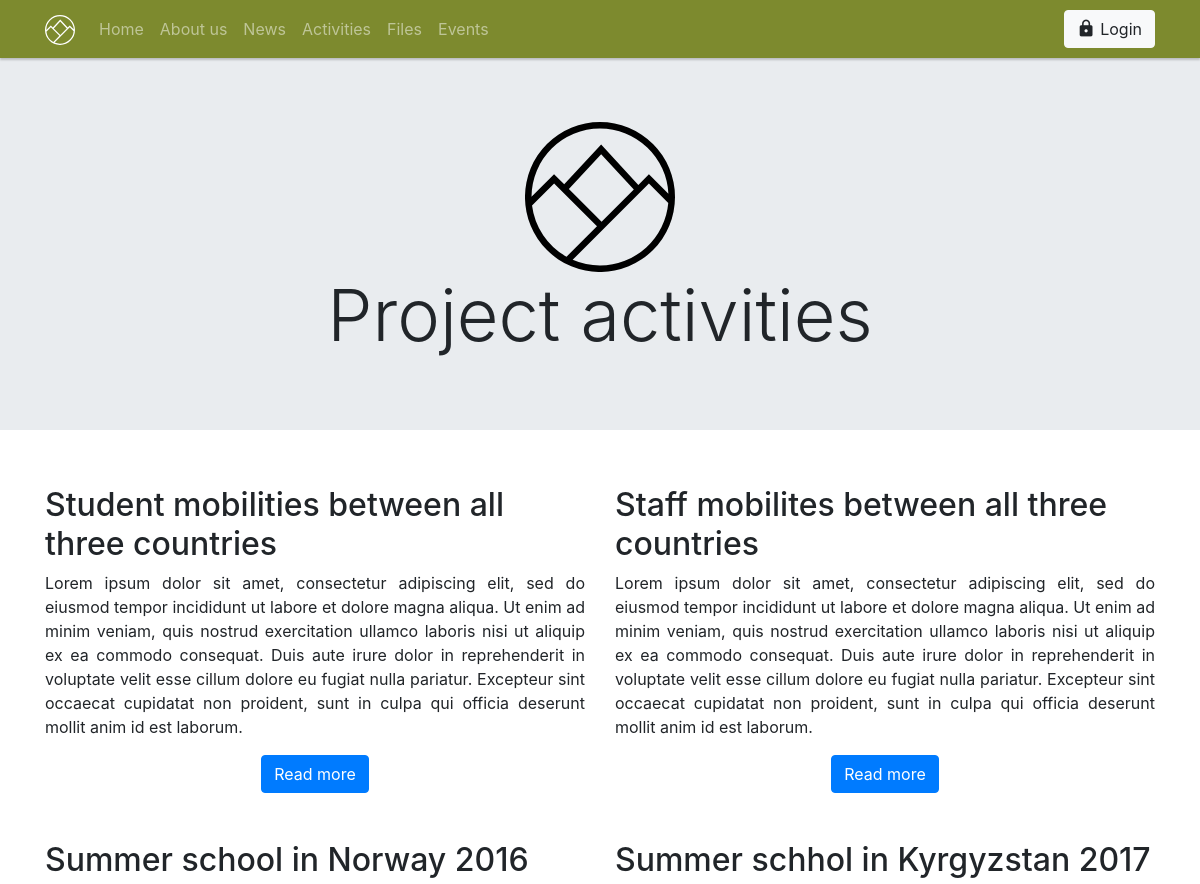
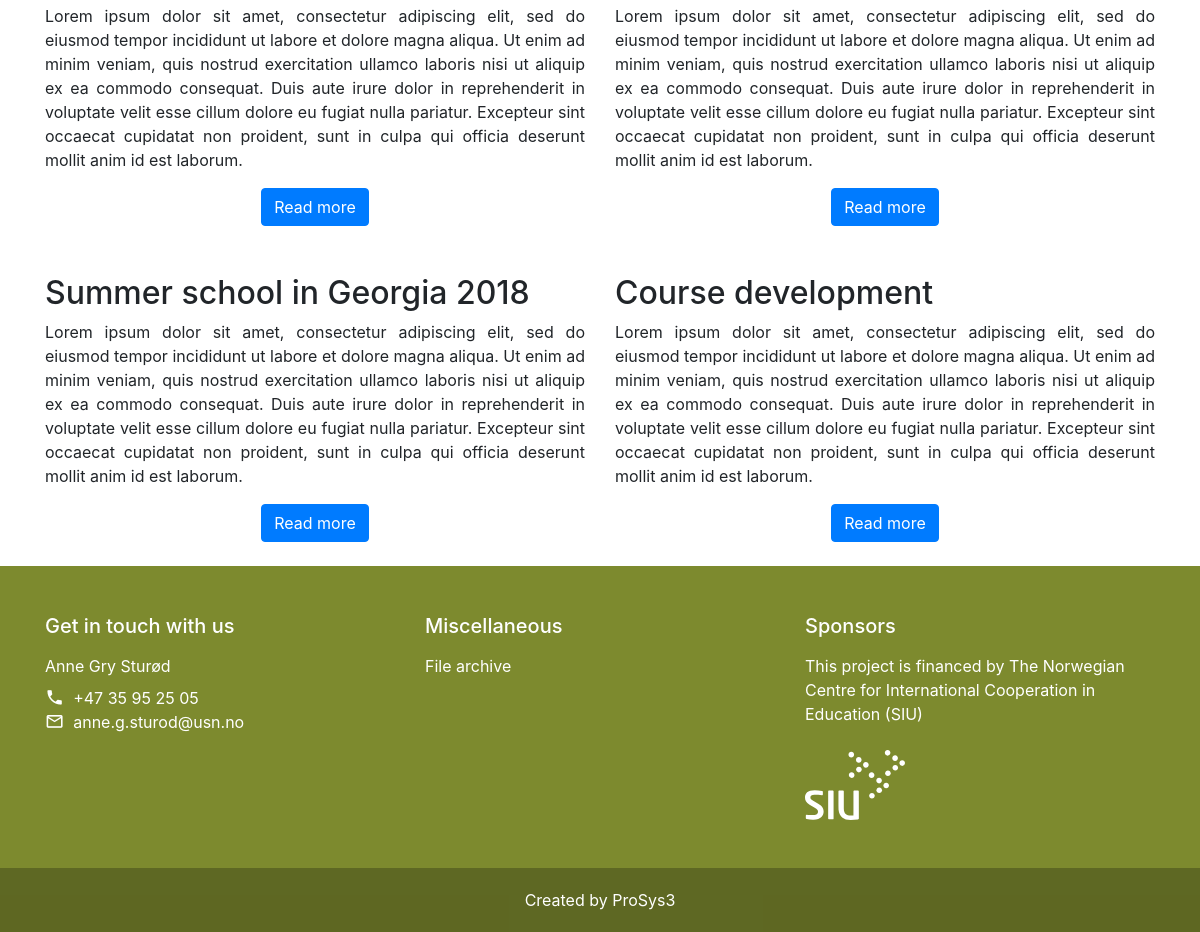
Page /activities.php on the earlier database version (2 pictures, top to bottom).
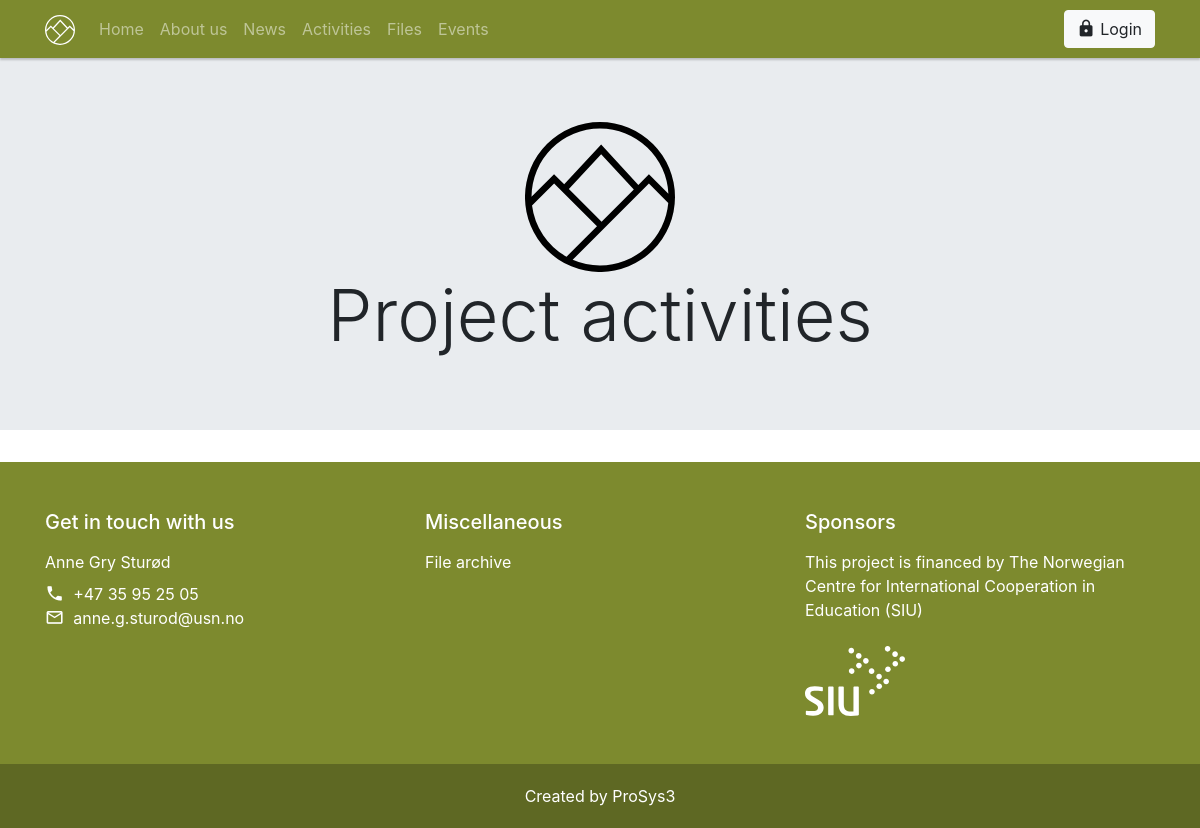
Same page on the later database version.
### tables this page shows
CREATE TABLE Activities (

Activities_ID           TINYINT(4)      AUTO_INCREMENT NOT NULL,
Activities_Title        VARCHAR(50)     NOT NULL,
Activities_Text         TEXT            NOT NULL,
Activities_Created      DATE            NOT NULL,
Activities_Author   TINYINT(3) NOT NULL,

CONSTRAINT ActivitiesID_PK PRIMARY KEY (Activities_ID),
CONSTRAINT Activities_UserID_FK FOREIGN KEY (Activities_Author) REFERENCES User_Data(User_ID)




);

### rsc/import/php/components/page_content/activities_grid.php (the view)
<main>
    <div class="jumbotron jumbotron-fluid">
        <div class="container text-center">
            <a href="#" class=""><img src="rsc/img/logo/sustour/logo_symbol_black.svg" width="150"></a>
            <h1 class="display-3">Project activities</h1>
        </div>
    </div>
    <div class="container">
        <div class="row">
            <?php
            $query = "SELECT * FROM Activities;";
            $result = mysqli_query($con, $query);
            $count = 1;
            $numrow = mysqli_num_rows($result);
            while ($row = mysqli_fetch_array($result)) {
                echo  '<div class="col-sm">';
                echo   '<br>';
                echo   '<h2>' . $row['Activities_Title'] . '</h2>';
                echo   '<p class="text-justify">' . $row['Activities_Text'] . '</p>';
                echo    '<div style="text-align: center">';
                echo   '<a href="activities.php?post='.$row['Activities_ID'].'" class="btn btn-primary" style="align-items: center">Read more</a>';
                echo    '</div>';
                echo   '<br>';
                echo   '</div>';
                if ($count % 2 == 0) {
                    echo '</div>';
                    if ($count == $numrow) {
                    } else {
                        echo '<div class="row">';
                    }
                }
                $count++;
            }
            ?>
        </div>
</main>

### rsc/import/php/components/head.php (shortened to what this page needs)
<!DOCTYPE html>
<html lang="en">
<head>
        <link rel="stylesheet" href="https://maxcdn.bootstrapcdn.com/bootstrap/4.0.0/css/bootstrap.min.css">
        <link rel="stylesheet" href="rsc/import/css/custom.css">
</head>
<body>

### rsc/import/php/components/header.php (shortened to what this page needs)
<nav id="prosys3-navbar" class="navbar navbar-expand-lg navbar-dark fixed-top">
    <div class="container">
        <a class="navbar-brand" href="index.php"><img src="rsc/img/logo/sustour/logo_symbol_white.svg" width="30" height="30" alt="Logo symbol"></a>
        <div class="collapse navbar-collapse justify-content-between" id="navbarNav">
            <ul class="navbar-nav">
                <li class="nav-item"><a class="nav-link" href="index.php">Home</a></li>
                <li class="nav-item"><a class="nav-link" href="about.php">About us</a></li>
                <li class="nav-item"><a class="nav-link" href="news.php">News</a></li>
                <li class="nav-item"><a class="nav-link" href="activities.php">Activities</a></li>
                <li class="nav-item"><a class="nav-link" href="files.php">Files</a></li>
                <li class="nav-item"><a class="nav-link" href="events.php">Events</a></li>
            </ul>
            <div>
                <?php
                    include 'rsc/import/php/components/buttons/btn_login_logout.php';
                ?>
            </div>
        </div>
    </div>
</nav>

### rsc/import/php/components/buttons/btn_login_logout.php
<?php
$login = '<a class="btn btn-light ml-2" href="login.php" role="button"><i class="material-icons">lock</i> Login</a>';
$logout = '<button class="btn btn-light ml-2" type="submit" name="logout" role="button"><i class="material-icons">exit_to_app</i> Logout</button>';
$form = '<div style="display: inline-block;">
            <form method="post">
                <input type="hidden">' . $logout . '
            </form>
        </div>';
if ( isset( $_SESSION['login_email']) ) {
    echo $form;
    if ( isset( $_POST['logout'] ) ) {
        session_destroy();
        header('Refresh: 0; URL=login.php');
    }
} else {
    echo $login;
}

### activities.php (shortened to what this page needs)
<?php
    include 'dbconfig.php';
    include 'rsc/import/php/components/head.php';
    include 'rsc/import/php/components/header.php';
?>
<?php
    if ( isset($_GET['post']) ){
        include 'rsc/import/php/components/page_content/activities_post_single.php';
    } else {
        include 'rsc/import/php/components/page_content/activities_grid.php';
    }
?>
<?php include 'rsc/import/php/components/footer.php' ?>

### rsc/import/php/components/footer.php (shortened to what this page needs)
<footer id="prosys3-footer" class="">
    <section class="py-5">
        <div class="container">
            <div class="row">
                <div class="col">
                    <h5 class="mb-3">Get in touch with us</h5>
                    <p class="mb-2">Anne Gry Sturød</p>
                    <ul class="mb-4" style="list-style-type: none; padding-left: 0;">
                        <li><i class="material-icons">phone</i>&nbsp;&nbsp;+47 35 95 25 05</li>
                        <li><i class="material-icons">mail_outline</i>&nbsp;&nbsp;anne.g.sturod@usn.no</li>
                    </ul>
                </div>
                <div class="col">
                    <h5 class="mb-3">Miscellaneous</h5>
                    <ul style="list-style-type: none; padding-left: 0;">
                        <li><a class="text-white" href="#">File archive</a></li>
                    </ul>
                </div>
                <div class="col">
                    <h5 class="mb-3">Sponsors</h5>
                    <p class="mb-4">This project is financed by The Norwegian Centre for International Cooperation in Education (SIU)</p>
                    <a href="https://siu.no/" target="_blank"><img src="rsc/img/logo/siu/white.svg" width="100" alt="SIU"></a>
                </div>
            </div>
        </div>
    </section>
    <section class="footer-copyright">
        <div class="container text-center">
            Created by ProSys3
        </div>
    </section>
</footer>
</body>
</html>

### rsc/import/css/custom.css (style rules this page uses)
:root { --theme-color: #7d8a2e; }
nav#prosys3-navbar { background-color: var(--theme-color); box-shadow: 0 2px 2px rgba(0,0,0,0.2); overflow: visible; }
footer#prosys3-footer { background-color: var(--theme-color); color: white; }
.footer-copyright { background-color: rgba(0,0,0,0.25); padding: 20px 0; }
.material-icons { font-family: 'Material Icons'; font-weight: normal; font-style: normal; font-size: 1.2em; display: inline-block; line-height: 1em; vertical-align: text-top; text-transform: none; letter-spacing: normal; word-wrap: normal; white-space: nowrap; direction: ltr; -webkit-font-smoothing: antialiased; text-rendering: optimizeLegibility; -moz-osx-font-smoothing: grayscale; font-feature-settings: 'liga'; }

### rsc/import/php/components/header.php (style rules this page uses)
:root { --prosys3-navbar-height: 58px; }
nav#prosys3-navbar ~ main { margin-top: var(--prosys3-navbar-height); }

Differences in the rows shown:
removed activities: Activities_Title "Student mobilities between all three countries", Activities_Text "Lorem ipsum dolor sit amet, consectetur adipiscing elit, sed do eiusmod tempor incididunt ut labore et dolore magna aliqua. Ut enim ad minim veniam, quis nostrud exercitation ullamco laboris nisi ut aliquip ex ea commodo consequat. Duis aute irure dolor in reprehenderit in voluptate velit esse cillum dolore eu fugiat nulla pariatur. Excepteur sint occaecat cupidatat non proident, sunt in culpa qui officia deserunt mollit anim id est laborum."
removed activities: Activities_Title "Staff mobilites between all three countries", Activities_Text "Lorem ipsum dolor sit amet, consectetur adipiscing elit, sed do eiusmod tempor incididunt ut labore et dolore magna aliqua. Ut enim ad minim veniam, quis nostrud exercitation ullamco laboris nisi ut aliquip ex ea commodo consequat. Duis aute irure dolor in reprehenderit in voluptate velit esse cillum dolore eu fugiat nulla pariatur. Excepteur sint occaecat cupidatat non proident, sunt in culpa qui officia deserunt mollit anim id est laborum."
removed activities: Activities_Title "Summer school in Norway 2016", Activities_Text "Lorem ipsum dolor sit amet, consectetur adipiscing elit, sed do eiusmod tempor incididunt ut labore et dolore magna aliqua. Ut enim ad minim veniam, quis nostrud exercitation ullamco laboris nisi ut aliquip ex ea commodo consequat. Duis aute irure dolor in reprehenderit in voluptate velit esse cillum dolore eu fugiat nulla pariatur. Excepteur sint occaecat cupidatat non proident, sunt in culpa qui officia deserunt mollit anim id est laborum."
removed activities: Activities_Title "Summer schhol in Kyrgyzstan 2017", Activities_Text "Lorem ipsum dolor sit amet, consectetur adipiscing elit, sed do eiusmod tempor incididunt ut labore et dolore magna aliqua. Ut enim ad minim veniam, quis nostrud exercitation ullamco laboris nisi ut aliquip ex ea commodo consequat. Duis aute irure dolor in reprehenderit in voluptate velit esse cillum dolore eu fugiat nulla pariatur. Excepteur sint occaecat cupidatat non proident, sunt in culpa qui officia deserunt mollit anim id est laborum."
removed activities: Activities_Title "Summer school in Georgia 2018", Activities_Text "Lorem ipsum dolor sit amet, consectetur adipiscing elit, sed do eiusmod tempor incididunt ut labore et dolore magna aliqua. Ut enim ad minim veniam, quis nostrud exercitation ullamco laboris nisi ut aliquip ex ea commodo consequat. Duis aute irure dolor in reprehenderit in voluptate velit esse cillum dolore eu fugiat nulla pariatur. Excepteur sint occaecat cupidatat non proident, sunt in culpa qui officia deserunt mollit anim id est laborum."
removed activities: Activities_Title "Course development", Activities_Text "Lorem ipsum dolor sit amet, consectetur adipiscing elit, sed do eiusmod tempor incididunt ut labore et dolore magna aliqua. Ut enim ad minim veniam, quis nostrud exercitation ullamco laboris nisi ut aliquip ex ea commodo consequat. Duis aute irure dolor in reprehenderit in voluptate velit esse cillum dolore eu fugiat nulla pariatur. Excepteur sint occaecat cupidatat non proident, sunt in culpa qui officia deserunt mollit anim id est laborum."
